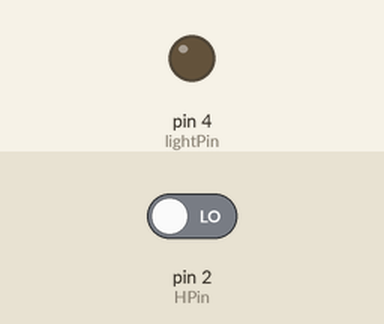
This sketch was run on a simulated Arduino Uno, built with avr-gcc and run on an emulated ATmega328P. On the bench: output pins drawn as LEDs (lit = HIGH). Inputs (shaded band) come from the test bench; at power-on: pin 2 (HPin) LOW.

Above: at 4.8 s.
4.9 s: pin 2 (HPin) driven HIGH
At 6.6 s:
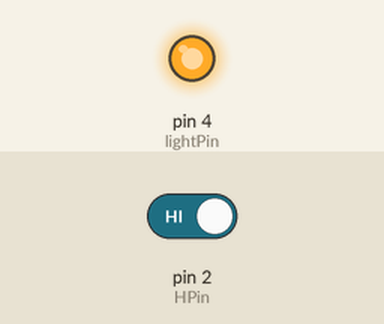
7.6 s: pin 2 (HPin) driven LOW
At 9.0 s:
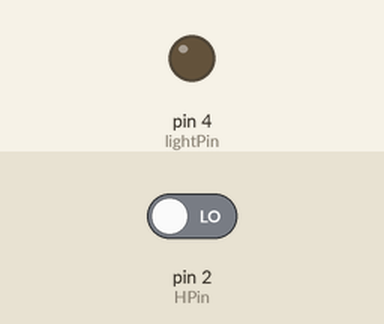
Timing chart, 0 to 10.6 s (numbered marks = the images above; inputs shaded):
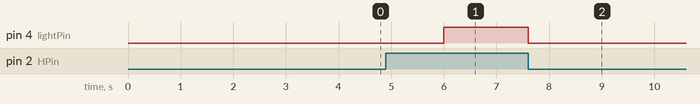

Measured:
- after the input at 4.9 s, pin 4 (lightPin): LOW → HIGH after 1.1 s
- after the input at 7.6 s, pin 4 (lightPin): HIGH → LOW at once

The sketch:

shake.ino
```cpp
const int HPin = 2;
const int lightPin = 4;

int HState = 0;

void setup() {
  pinMode(HPin, INPUT );
  pinMode(lightPin ,OUTPUT);
}

void loop(){
  HState = digitalRead(HPin);
  if (HState == HIGH ) {
    digitalWrite(lightPin , HIGH );
  }else{
    digitalWrite(lightPin , LOW );
    delay(2000);
  }
}
```
